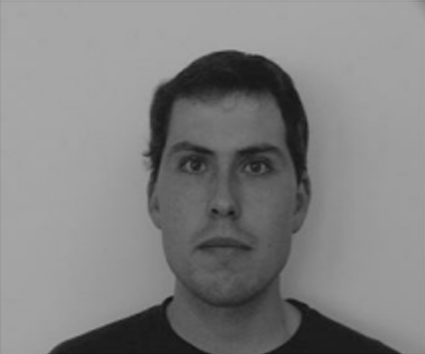
#> input picture TieuLuan3/img/chandung.png, 425 x 354 px
$ python cai_thien_anh.py ../../../TieuLuan3/img/chandung.png out.png
#> lines starting #> are read from the running program, lines starting #| are printed output that depends on the picture
# preprocess.py
import sys
import cv2
import numpy as np
import os

def enhance_image(in_path, out_path, gamma=0.5):
#> called with in_path = '../../../TieuLuan3/img/chandung.png', out_path = 'out.png', gamma = 0.5
    img = cv2.imread(in_path)
#> img is the input picture: shape (354, 425, 3); min 15, max 168, mean 129.4
    if img is None:
        print("ERROR: Không đọc được ảnh:", in_path)
        sys.exit(2)

    # BGR -> RGB for processing (we will save as BGR)
    #img = cv2.cvtColor(img, cv2.COLOR_BGR2RGB)

    # Gamma correction
    look_up = np.array([((i / 255.0) ** gamma) * 255 for i in range(256)]).astype("uint8")
    gamma_corrected = cv2.LUT(img, look_up)
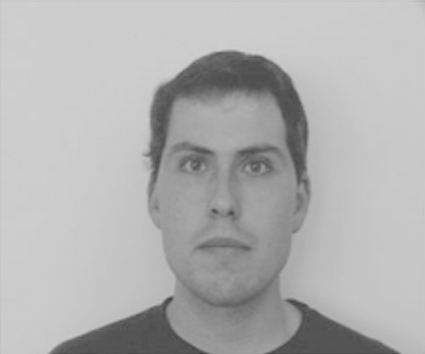
#> gamma_corrected: shape (354, 425, 3); min 61, max 206, mean 177.4

    # CLAHE
    lab = cv2.cvtColor(gamma_corrected, cv2.COLOR_RGB2LAB)
#> lab: shape (354, 425, 3); mean of channels 0, 1, 2 183.8, 128, 128
    l, a, b = cv2.split(lab)
#> a: shape (354, 425); every value is 128
    clahe = cv2.createCLAHE(clipLimit=3.0, tileGridSize=(8, 8))
    cl = clahe.apply(l)
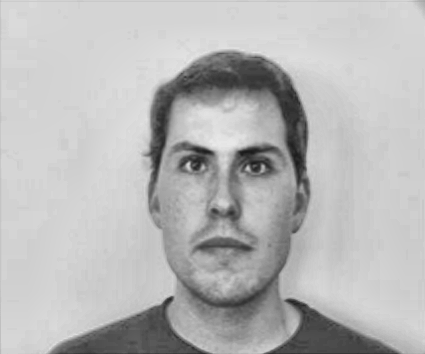
#> cl: shape (354, 425); min 26, max 233, mean 184.1
    limg = cv2.merge((cl, a, b))
#> limg: shape (354, 425, 3); mean of channels 0, 1, 2 184.1, 128, 128
    clahe_img = cv2.cvtColor(limg, cv2.COLOR_LAB2RGB)

    # Denoise + sharpening
    denoised = cv2.GaussianBlur(clahe_img, (3, 3), 0)
    gaussian = cv2.GaussianBlur(denoised, (9, 9), 10.0)
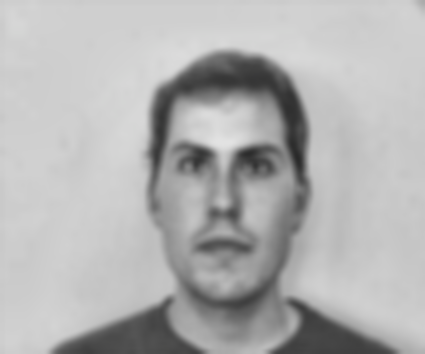
#> gaussian: shape (354, 425, 3); mean B, G, R 178.3, 178.3, 178.3
    sharpened = cv2.addWeighted(denoised, 1.5, gaussian, -0.5, 0)

    # Save result (convert back to BGR)
    cv2.imwrite(out_path, cv2.cvtColor(sharpened, cv2.COLOR_RGB2BGR))
    print("OK: saved", out_path)

if __name__ == "__main__":
    if len(sys.argv) < 3:
        print("Usage: python preprocess.py <input> <output>")
        sys.exit(1)
    in_path = sys.argv[1]
    out_path = sys.argv[2]
    enhance_image(in_path, out_path)

$ run again, on TieuLuan3/img/nn.png
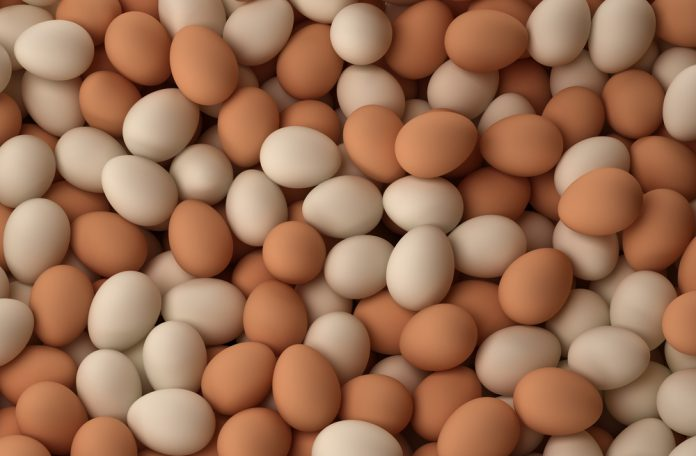
#> input picture TieuLuan3/img/nn.png, 696 x 456 px
#> in enhance_image, img is the input picture: shape (456, 696, 3); mean B, G, R 83.5, 111, 155.6
#> lab: shape (456, 696, 3); mean of channels 0, 1, 2 168.5, 127.9, 108
#> limg: shape (456, 696, 3); mean of channels 0, 1, 2 142.9, 127.9, 108
#> in enhance_image, `gaussian = cv2.GaussianBlur(denoised, (9, 9), 10.0)`:
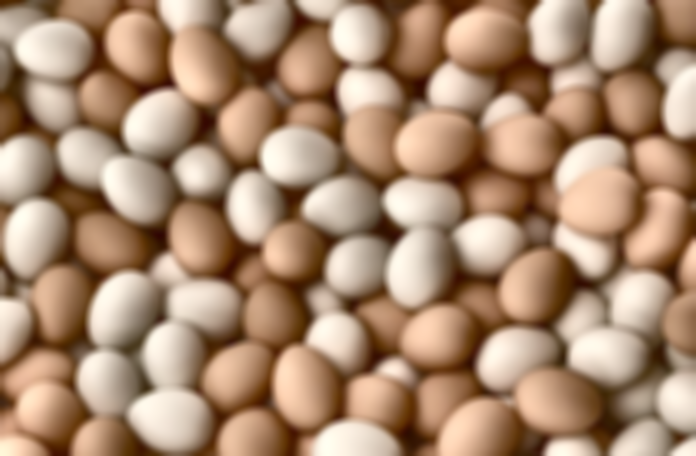
#> gaussian: shape (456, 696, 3); mean B, G, R 113.6, 139.2, 170.2
#> in enhance_image, `cv2.imwrite(out_path, cv2.cvtColor(sharpened, cv2.COLOR_RGB2BGR))`:
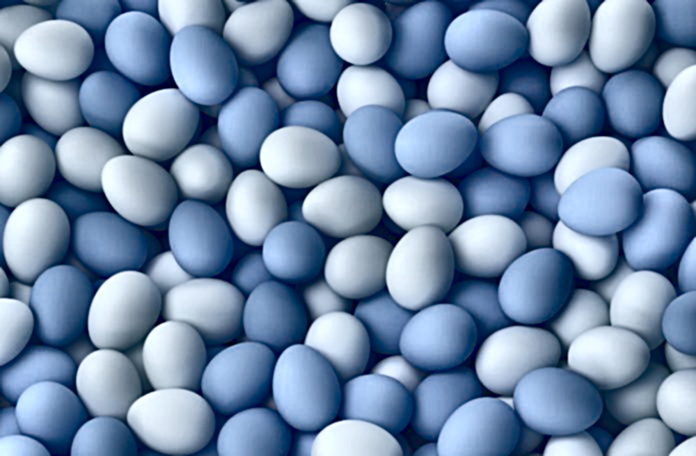
#> saved as out.png: shape (456, 696, 3); mean B, G, R 170.1, 139.2, 114.1
